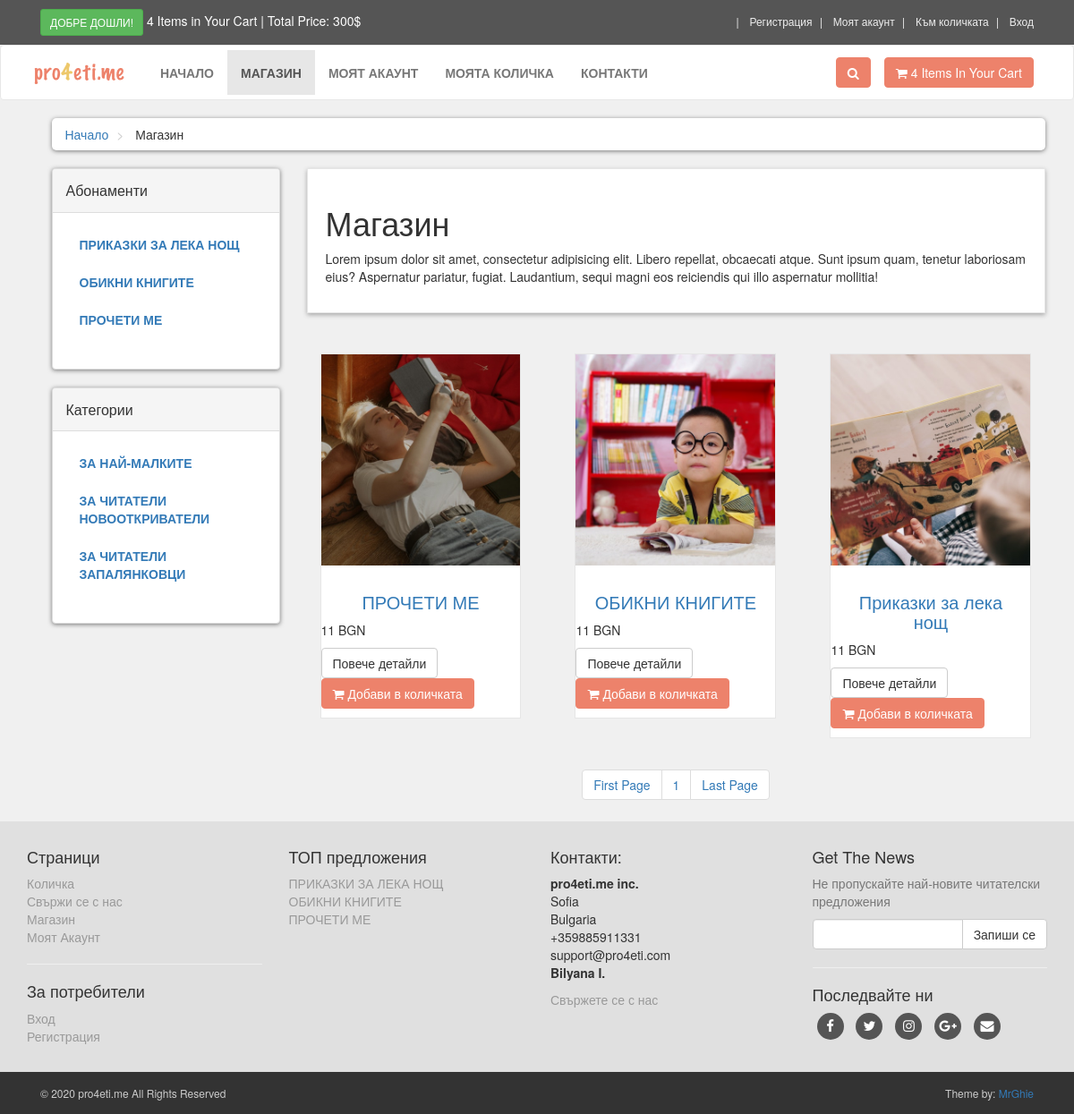
The page /shop.php on the database its author committed.
### tables this page shows
CREATE TABLE `product_category` (
  `p_cat_id` int(10) NOT NULL,
  `p_cat_title` text NOT NULL,
  `p_cat_desc` text NOT NULL
);

CREATE TABLE `categories` (
  `cat_id` int(10) NOT NULL,
  `cat_title` text NOT NULL,
  `cat_desc` text NOT NULL
);

CREATE TABLE `products` (
  `product_id` int(10) NOT NULL,
  `product_cat_id` int(10) NOT NULL,
  `cat_id` int(10) NOT NULL,
  `date` timestamp NOT NULL,
  `product_title` text NOT NULL,
  `product_img1` text NOT NULL,
  `product_img2` text NOT NULL,
  `product_img3` text NOT NULL,
  `product_price` int(10) NOT NULL,
  `product_keywords` text NOT NULL,
  `product_desc` text NOT NULL
);

### shop.php (the view, shortened to what this page needs)
<?php
    include("includes/header.php");
?>
  <div id="content">
      <div class="container">
          <div class="col-md-12">
              <ul class="breadcrumb">
                  <li>
                      <a href="index.php">Начало</a>
                  </li>
                  <li>
                      Магазин
                  </li>
              </ul>
          </div>
          <div class="col-md-3">
    <?php
    include("includes/sidebar.php");
    ?>
          </div>
          <div class="col-md-9">
             <?php
                if(!isset($_GET['p_cat'])){
                    if(!isset($_GET['cat'])){
                    echo "
                <div class='box'>
                  <h1>Магазин</h1>
                  <p>
                      Lorem ipsum dolor sit amet, consectetur adipisicing elit. Libero repellat, obcaecati atque. Sunt ipsum quam, tenetur laboriosam eius? Aspernatur pariatur, fugiat. Laudantium, sequi magni eos reiciendis qui illo aspernatur mollitia!
                  </p>
                </div>
              ";
                    }
                }
              ?>
              <div class="row">
              <?php
                if(!isset($GET['p_cat'])){
                     if(!isset($GET['cat'])){
                         $per_page = 6;
                         if(isset($_GET['page'])){
                             $page = $_GET['page'];
                         }else{
                            $page = 1;
                             }
                            $start_from = ($page-1) * $per_page;
                             $get_products = "select * from products order by 1 DESC LIMIT $start_from,$per_page";
                             $run_products = mysqli_query($con,$get_products);
                             while($row_products = mysqli_fetch_array($run_products)){
                                $pro_id = $row_products['product_id'];
                                $product_title = $row_products['product_title'];
                                $product_price = $row_products['product_price'];
                                $product_img1 = $row_products['product_img1'];
                                 echo "
                                    <div class='col-md-4 col-sm-6 center-responsive'>
                                        <div class='product'>
                                            <a href='details.php?pro_id=$pro_id'>
                                                <img class='img-responsive' src='admin_area/product_images/$product_img1'>
                                            </a>
                                            <div class='text'>
                                                    <a href='details.php?pro_id=$product_title'>
                                                    <h3>
                                                    $product_title
                                                    </h3>
                                                    </a>
                                            </div>
                                            <p class='price'>
                                                $product_price BGN
                                            </p>
                                            <p class='button'>
                                                <a class='btn btn-default' href='details.php?pro_id=$pro_id'>
                                                    Повече детайли
                                                </a>
                                                <a class='btn btn-primary' href='details.php?pro_id=$pro_id'>
                                                    <i class='fa fa-shopping-cart'></i> Добави в количката
                                                </a>
                                            </p>
                                        </div>
                                    </div>
                                 ";
                         }
                ?>
              </div>
              <center>
                  <ul class="pagination">
                    <?php
                         $query = "select * from products";
                         $result = mysqli_query($con,$query);
                         $total_records = mysqli_num_rows($result);
                         $total_pages = ceil($total_records / $per_page);
                         echo "
                            <li>
                                <a href='shop.php?page=1'> ".'First Page'." </a>
                            </li>
                         ";
                         for($i=1; $i<=$total_pages; $i++){
                             echo "
                            <li>
                                <a href='shop.php?page=".$i."'> ".$i." </a>
                            </li>
                         ";
                         };
                         echo "
                            <li>
                                <a href='shop.php?page=$total_pages'> ".'Last Page'." </a>
                            </li>
                         ";
                      }
                }
                      ?>
                  </ul>
              </center>
          </div>
      </div>
  </div>
 <?php
    include("includes/footer.php");
    ?>
</body>
</html>

### functions/functions.php (shortened to what this page needs)
<?php
$db = mysqli_connect("localhost","root","","e_store");
function getPCats(){
    global $db;
    $get_p_cats = "select * from product_category";
    $run_p_cats = mysqli_query($db,$get_p_cats);
    while($row_p_cats = mysqli_fetch_array($run_p_cats)){
        $p_cat_id = $row_p_cats['p_cat_id'];
        $p_cat_title = $row_p_cats['p_cat_title'];
        echo "
            <li>
                <a href='shop.php?p_cat=$p_cat_id'> $p_cat_title </a>
            </li>
        ";
    }
}
function getCats(){
    global $db;
    $get_cats = "select * from categories";
    $run_cats = mysqli_query($db,$get_cats);
    while($row_cats = mysqli_fetch_array($run_cats)){
        $cat_id = $row_cats['cat_id'];
        $cat_title = $row_cats['cat_title'];
        echo "
            <li>
                <a href='shop.php?cat=$cat_id'> $cat_title </a>
            </li>
        ";
    }
}
?>

### includes/footer.php (shortened to what this page needs)
<div id="footer">
    <div class="container">
        <div class="row">
            <div class="col-sm-6 col-md-3">
               <h4>Страници</h4>
                <ul>
                    <li><a href="cart.php">Количка</a></li>
                    <li><a href="contact.php">Свържи се с нас</a></li>
                    <li><a href="shop.php">Магазин</a></li>
                    <li><a href="checkout.php">Моят Акаунт</a></li>
                </ul>
                <hr>
                <h4>За потребители</h4>
                <ul>
                    <li><a href="checkout.php">Вход</a></li>
                    <li><a href="customer_register.php">Регистрация</a></li>
                </ul>
            </div>
            <div class="com-sm-6 col-md-3">
                <h4>ТОП предложения</h4>
                <ul>
                <?php
                        $get_p_cats = "select * from product_category";
                        $run_p_cats = mysqli_query($con, $get_p_cats);
                        while($row_p_cats=mysqli_fetch_array($run_p_cats)){
                            $p_cat_id = $row_p_cats['p_cat_id'];
                            $p_cat_title = $row_p_cats['p_cat_title'];
                            echo "
                                <li>
                                <a href='shop.php?p_cat=$p_cat_id'>
                                $p_cat_title
                                </a>
                                </li>
                            ";
                        }
                    ?>
                </ul>
            </div>
            <div class="col-sm-6 col-md-3">
               <h4>Контакти:</h4>
               <p>
                   <strong>pro4eti.me inc.</strong>
                   <br/>Sofia
                   <br/>Bulgaria
                   <br/>+359885911331
                   <br/>support@pro4eti.com
                   <br/><strong>Bilyana I.</strong>
               </p>
               <a href="contact.php">Свържете се с нас</a>
            </div>
            <div class="col-sm-6 col-md-3">
                <h4>Get The News</h4>
                <p class="text-muted">
                Не пропускайте най-новите читателски предложения</p>
                <form action="" method="post">
                    <div class="input-group">
                       <input type="text" class="form-control" name="email">
                       <span class="input-group-btn">
                          <input type="submit" value="Запиши се" class="btn btn-default">
                       </span>
                    </div>
                </form>
                <hr>
                <h4>Последвайте ни</h4>
                <p class="social">
                    <a href="#" class="fa fa-facebook"></a>
                    <a href="#" class="fa fa-twitter"></a>
                    <a href="#" class="fa fa-instagram"></a>
                    <a href="#" class="fa fa-google-plus"></a>
                    <a href="#" class="fa fa-envelope"></a>
                </p>
            </div>
        </div>
    </div>
</div>
<div id="copyright">
    <div class="container">
        <div class="col-md-6">
           <p class="pull-left">&copy; 2020 pro4eti.me All Rights Reserved</p>
        </div>
        <div class="col-md-6">
           <p class="pull-right"> Theme by: <a href="#">MrGhie</a></p>
        </div>
    </div>
</div>

### styles/style.css (style rules this page uses)
body { font-size: 14px; line-height: 1.42857143; color: #333333; background: #f0f0f0; overflow-x: hidden; }
.btn-primary { color: rgb(255, 255, 255); background: rgb(237, 130, 107); border-color: rgb(237, 130, 107); }
.box { background: #ffffff; margin: 0 0 30px; border: solid 1px #e6e6e6; box-sizing: border-box; padding: 20px; box-shadow: 0px 2px 5px rgba(0, 0, 0, .3); }
#content { padding-left: 25px; }
#content .product { background: #ffffff; border: solid 1px #e6e6e6; margin: 15px; box-sizing: border-box; }
#content .product .text { padding: 10px 10px 0px; }
#content .product .text h3 { text-align: center; font-size: 20px; }
.breadcrumb { padding: 8px 15px; margin-bottom: 20px; background: #ffffff; border-radius: 5px; box-shadow: 0px 1px 5px rgba(0, 0, 0, .5); }
.breadcrumb> li + li:before { content: ">\00a0"; color: #cccccc; }
#content .panel.sidebar-menu ul.nav.category-menu li a { text-transform: uppercase; font-weight: 600; }
#footer { background: #e0e0e0; padding: 20px 0; }
#footer ul { list-style: none; padding-left: 0px; }
#footer a { color: #999999; padding: 0; text-decoration: none; }
#footer .social { text-align: left; }
#footer .social a { margin: 0px 5px 0px; display: inline-block; color: #ffffff; width: 30px; height: 30px; border-radius: 15px; line-height: 30px; font-size: 15px; text-align: center; vertical-align: bottom; background: #555555; text-decoration: none; }
#copyright { background: #333333; color: #cccccc; padding: 15px 0px; font-size: 12px; }
#copyright p { margin: 0px; }

### rows shown on the page
product_category: p_cat_title "ПРИКАЗКИ ЗА ЛЕКА НОЩ"
product_category: p_cat_title "ОБИКНИ КНИГИТЕ"
product_category: p_cat_title "ПРОЧЕТИ МЕ"
categories: cat_title "ЗА НАЙ-МАЛКИТЕ"
categories: cat_title "ЗА ЧИТАТЕЛИ НОВООТКРИВАТЕЛИ"
categories: cat_title "ЗА ЧИТАТЕЛИ ЗАПАЛЯНКОВЦИ"
products: product_img1 (picture), product_title "ПРОЧЕТИ МЕ", product_price "11"
products: product_img1 (picture), product_title "ОБИКНИ КНИГИТЕ", product_price "11"
products: product_img1 (picture), product_title "Приказки за лека нощ", product_price "11"
